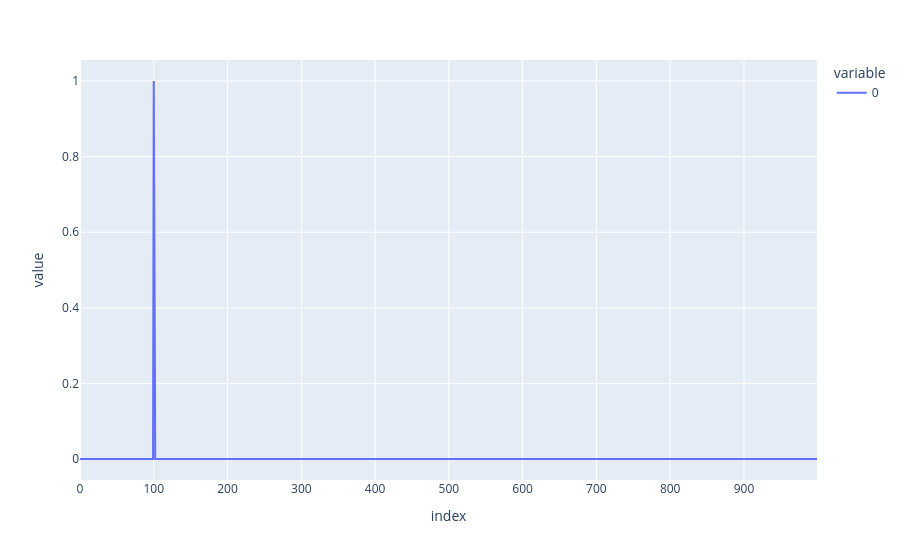

This figure's notebook cell:
### Code cell
import scipy.signal as s
import matplotlib.pyplot as plt

imp = impulse(n=100, N=1000)
f, psd = s.welch(imp, 100, nperseg=64)

fig = px.line(imp)
fig.show()

plt.semilogy(f, psd)
#plt.ylim([0.5e-3, 1])
plt.xlabel('frequency [Hz]')
plt.ylabel('PSD [V**2/Hz]')
plt.show()

### Figure 1 — Plotly figure (JSON) as saved in the notebook; plotly's stock layout.template omitted (floating-point values rounded to 4 significant figures; data arrays with more than 128 entries replaced by an {"elided": "..."} marker saying what was removed)
{"data": [{"hovertemplate": "variable=0<br>index=%{x}<br>value=%{y}<extra></extra>", "legendgroup": "0", "line": {"color": "#636efa", "dash": "solid"}, "marker": {"symbol": "circle"}, "mode": "lines", "name": "0", "orientation": "v", "showlegend": true, "type": "scatter", "x": {"elided": "1000 int values"}, "xaxis": "x", "y": {"elided": "1000 float values"}, "yaxis": "y"}], "layout": {"legend": {"title": {"text": "variable"}, "tracegroupgap": 0}, "margin": {"t": 60}, "xaxis": {"anchor": "y", "domain": [0, 1], "title": {"text": "index"}}, "yaxis": {"anchor": "x", "domain": [0, 1], "title": {"text": "value"}}}}
